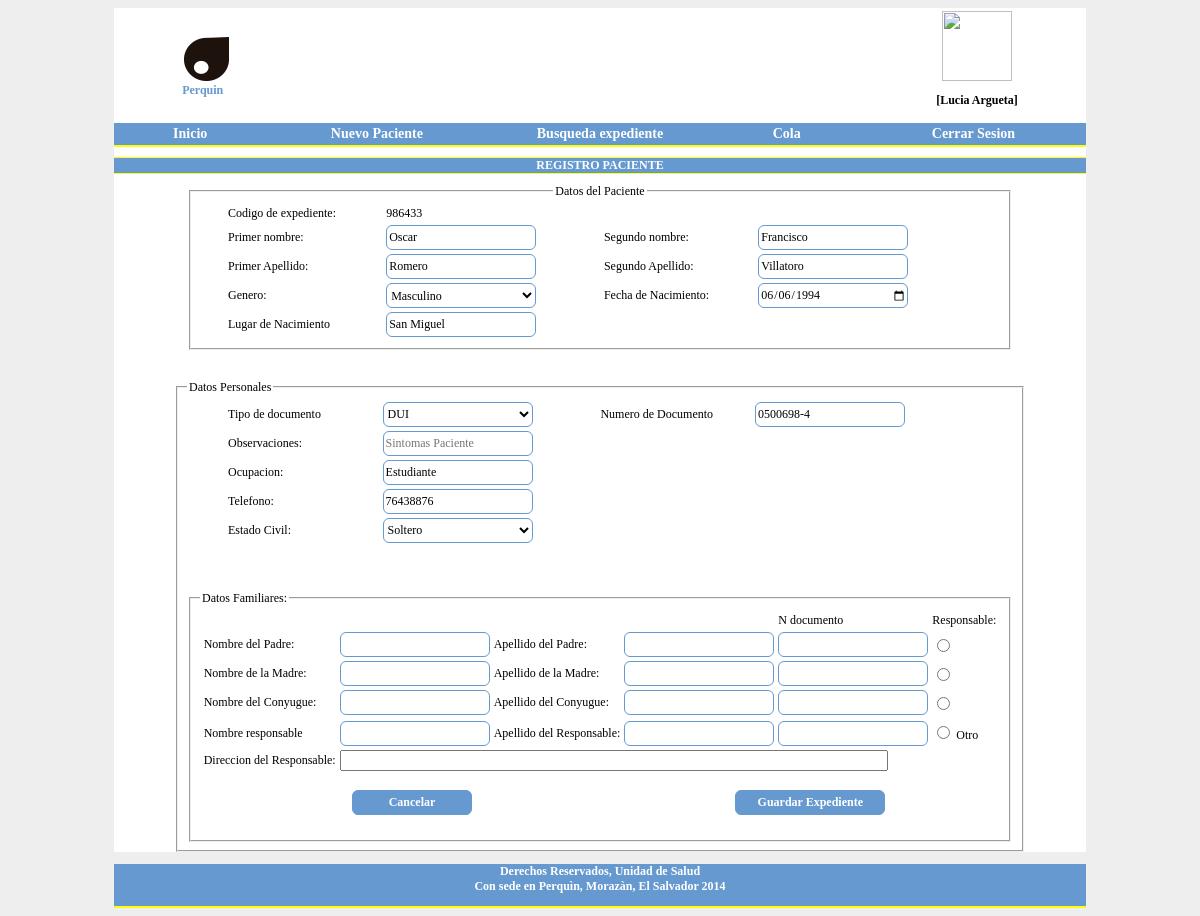
Screenshot of /e_expediente.php?cod_Exp=986433 (signed in) with the database file from the repository.
### tables this page shows
CREATE TABLE `usuario` (
  `nombre_usuario` varchar(100) DEFAULT NULL,
  `id_usuario` int(11) NOT NULL AUTO_INCREMENT,
  `apellido_usuario` varchar(100) DEFAULT NULL,
  `telefono` int(11) DEFAULT NULL,
  `dui` int(11) DEFAULT NULL,
  `direccion` varchar(100) DEFAULT NULL,
  `nombre_user` varchar(100) DEFAULT NULL,
  `contrasena` varchar(100) DEFAULT NULL,
  `estado` int(11) DEFAULT NULL,
  `nivel_usuario` int(11) DEFAULT NULL,
  `cod_doctor` int(11) DEFAULT NULL,
  `foto` varchar(1) NOT NULL,
  PRIMARY KEY (`id_usuario`),
  KEY `cod_doctor` (`cod_doctor`)
);

CREATE TABLE `expediente` (
  `cod_expediente` varchar(20) NOT NULL,
  `primer_Nombre` varchar(100) DEFAULT NULL,
  `segundo_Nombre` varchar(100) DEFAULT NULL,
  `primer_Apellido` varchar(100) DEFAULT NULL,
  `segundo_Apellido` varchar(100) DEFAULT NULL,
  `tipo_documento` varchar(20) DEFAULT NULL,
  `numero_documento` varchar(50) DEFAULT NULL,
  `fecha_hora_creacion` datetime DEFAULT NULL,
  `genero` varchar(1) DEFAULT NULL,
  `Fecha_nac` date DEFAULT NULL,
  `Lugar_nac` varchar(100) DEFAULT NULL,
  `observaciones` varchar(400) DEFAULT NULL,
  `ocupacion` varchar(100) DEFAULT NULL,
  `telefono` int(11) DEFAULT NULL,
  `estado_civil` varchar(100) DEFAULT NULL,
  `id_usuario` int(11) DEFAULT NULL,
  `foto` varchar(200) DEFAULT NULL,
  PRIMARY KEY (`cod_expediente`),
  KEY `id_usuario` (`id_usuario`)
);

### e_expediente.php (the view, shortened to what this page needs)
<?php
	require("config.php");
$user=$_SESSION["registro"];
$comando ="select * from usuario where nombre_user='$user'";
$consulta =mysql_query($comando);
$aDatos= mysql_fetch_array($consulta);
$id_usuario=$aDatos["id_usuario"];
$nombre=$aDatos["nombre_usuario"];
$apellido=$aDatos["apellido_usuario"];
$foto =$aDatos["foto"];
$expediente = "";
if ($_GET){
	$expediente=$_GET['cod_Exp'];
}
function seleccionarOpcionTipo($opcionRegistrada,$tipo){
	if ($opcionRegistrada == $tipo)
		echo "selected";
}
$cmd1 = mysql_query("SELECT * FROM expediente WHERE cod_expediente='$expediente'");
$aDatos1 = mysql_fetch_array($cmd1);
	$primer_Nombre = $aDatos1["primer_Nombre"];
	$segundo_Nombre = $aDatos1["segundo_Nombre"];
	$primer_Apellido = $aDatos1["primer_Apellido"];
	$segundo_Apellido = $aDatos1["segundo_Apellido"];
	$tipo_documento = $aDatos1["tipo_documento"];
	$numero_documento = $aDatos1["numero_documento"];
	$genero = $aDatos1["genero"];
	$Fecha_nac = $aDatos1["Fecha_nac"];
	$Lugar_nac = $aDatos1["Lugar_nac"];
	$observaciones = $aDatos1["observaciones"];
	$ocupacion = $aDatos1["ocupacion"];
	$telefono = $aDatos1["telefono"];
	$estado_civil = $aDatos1["estado_civil"];
$cmd2 = mysql_query("SELECT * FROM pariente_encargado WHERE cod_expediente='$expediente' AND parentesco='PADRE'");
$aDatos2 = mysql_fetch_array($cmd2);
	$nombre_parientep = $aDatos2["nombre_pariente"];
	$apellido_parientep = $aDatos2["apellido_pariente"];
	$numero_documentop = $aDatos2["numero_documento"];
	$domiciliop = $aDatos2["domicilio"];
	$responsablep = $aDatos2["responsable"];
$cmd3 = mysql_query("SELECT * FROM pariente_encargado WHERE cod_expediente='$expediente' AND parentesco='MADRE'");
$aDatos3 = mysql_fetch_array($cmd3);
	$nombre_parientem = $aDatos3["nombre_pariente"];
	$apellido_parientem = $aDatos3["apellido_pariente"];
	$numero_documentom = $aDatos3["numero_documento"];
	$responsablem = $aDatos3["responsable"];
$cmd4 = mysql_query("SELECT * FROM pariente_encargado WHERE cod_expediente='$expediente' AND parentesco='CONYUGUE'");
$aDatos4 = mysql_fetch_array($cmd4);
	$nombre_parientec = $aDatos4["nombre_pariente"];
	$apellido_parientec = $aDatos4["apellido_pariente"];
	$numero_documentoc = $aDatos4["numero_documento"];
	$responsablec = $aDatos4["responsable"];
$cmd5 = mysql_query("SELECT * FROM pariente_encargado WHERE cod_expediente='$expediente' AND parentesco='OTRO'");
$aDatos5 = mysql_fetch_array($cmd5);
	$nombre_parienteo = $aDatos5["nombre_pariente"];
	$apellido_parienteo = $aDatos5["apellido_pariente"];
	$numero_documentoo = $aDatos5["numero_documento"];
	$responsableo = $aDatos5["responsable"];
	echo"
		<div class='menu'>
		<table align='center'>";
			if( $foto == '1' ){
 		echo"
 		<td width='750px'><img src='000.png'><h1 class='h1'>Perquin</h1>
		<td align=center><img src=\"fotoUsuario/".$id_usuario.".jpg\" width=\"70px\" height='70px'  alt=\"\"><br><h3 class='usuario'>[$nombre $apellido] </td>
          ";
	       }else{
     echo"
        <td width='750px'><img src='000.png'><h1 class='h1'>Perquin</h1>
		<td align=center><img src=\"iconos/m.jpg\" width=\"70px\" height='70px' alt=\"\"><br>$nombre $apellido</td>
          ";
}
echo"	</table>
	<table class='lmenu'>
		<tr>
			<td width='100px'><a href='home3.php' class='items'>Inicio</a>
			<td width='150px'><a href='expediente.php' class='items'>Nuevo Paciente</a>
			<td width='150px'><a href='busqueda_expediente.php' class='items'>Busqueda expediente</a>
			<td width='100px'><a href='mostrar_cola_expediente.php' class='items'>Cola</a>
			<td width='150px'><a href='cerrar.php' class='items'>Cerrar Sesion</a>
		</tr>
	</table>
</div>
	";
?>
<center>
<h2 class='h2'>REGISTRO PACIENTE</h2>
<form action="e_expediente.php" name="espediente" method="post" class='fieldset2' onSubmit="return validarForm();">
<fieldset style="width:800px" class='fieldset2' align='center'>
	<legend class='legend'>Datos del Paciente
	</legend>
<table align="center" border="0" style="width:750px">
	<tr>
		<td >Codigo de expediente:</td>
		<td ><?php echo $expediente; ?></td>
	</tr>
	<tr>
		<td >Primer nombre:</td>
		<td ><input type="text" name="pn" class='caja' value="<?php echo $primer_Nombre; ?>" /></td>
		<td >Segundo nombre:</td>
		<td ><input type="text" name="sn" class='caja' value="<?php echo $segundo_Nombre; ?>"/></td>
	</tr>
	<tr>
		<td >Primer Apellido:</td>
		<td ><input type="text" name="pa" class='caja' value="<?php echo $primer_Apellido; ?>"/></td>
		<td >Segundo Apellido:</td>
		<td ><input type="text" name="sa"class='caja' value="<?php echo $segundo_Apellido; ?>"/></td>
	</tr>
	<tr>
		<td>Genero:</td>
		<td><select name="sexo" class='caja'>
				<option value="M" <?php seleccionarOpcionTipo($genero,"M");?>>Masculino</option>
			</select></td>
		<td>Fecha de Nacimiento:</td>
		<td><input type="date" name="fn" class='caja' value="<?php echo $Fecha_nac; ?>"/></td>
	<tr>
    	<td>Lugar de Nacimiento</td>
		<td colspan="3"><input type="text" size="80" name="luNa" class='caja' value="<?php echo $Lugar_nac; ?>"/></td>
	</tr>
</table>
</fieldset>
<br />
<br />
<fieldset style="width:800px" class='fieldset2'>
	<legend class='legend'>Datos Personales</legend>
		<table align="center" border="0" style="width:750px">
			<tr>
				<td width="150">Tipo de documento</td>
				<td width="201">
	   				<select name="documento" class='caja'>
	   					<option value="DUI" <?php seleccionarOpcionTipo($tipo_documento,'DUI');?> >DUI</option>
					</select></td>
				<td width="5">
				<td width="150">Numero de Documento</td>
				<td width="204"><input type="text" name="ndocumento" class='caja' value="<?php echo $numero_documento; ?>"/></td>
				<td width="8"></td>
			</td>
			<tr>
				<td>Observaciones:
				<td width="204"><input type="text" name="obs" placeholder="Sintomas Paciente" class='caja' value="<?php echo $observaciones; ?>"/>
			</tr>
			<tr>
				<td>Ocupacion:
				<td><input type=text class='caja' name="opc" value="<?php echo $ocupacion; ?>"/>
			</tr>
			<tr>
				<td>Telefono:
				<td><input type='text' class='caja' name="tel" value="<?php echo $telefono; ?>"/>
			</tr>
			<tr>
				<td>Estado Civil:
				<td><select class='caja' name="ec" id="civi" onBlur="civil ()">
						<option value="Soltero" <?php seleccionarOpcionTipo($estado_civil,'Soltero');?> >Soltero</option>
					</select>
				</td>
			</tr>
		</table>
<br><br><br>
<fieldset style="width:800px" class='fieldset2'>
  <legend class='legend'>
			Datos Familiares:
		</legend>
		<table border="0" align="center" >
			<tr>
    			<td colspan="4"></td>
         		<td>N documento</td>
        		<td width="25px">Responsable:</td>
    		</tr>
    			<td >Nombre del Padre:</td>
				<td><input type="text" name="nombre_padre" class='caja' id="npadre" value="<?php echo $nombre_parientep; ?>"/></td>
    			<td>Apellido del Padre:</td>
				<td><input type="text" name="apellido_padre" class='caja' value="<?php echo $apellido_parientep; ?>"/></td>
        		<td><input type="text" name="docinfo"  id="docinfo" class='caja' value="<?php echo $numero_documentop; ?>"/></td>
        		<td><input type="radio" name="responsable" value="rp" id="padre" onclick="validar3()" <?php if ($responsablep == 'SI'){echo 'checked="checked"';} ?> /></td>
     		<tr>
    			<td >Nombre de la Madre:</td>
				<td><input type="text" name="nombre_madre" class='caja' value="<?php echo $nombre_parientem; ?>"/>
        		</td><td >Apellido de la Madre:</td>
				<td><input type="text" name="apellido_madre" class='caja' value="<?php echo $apellido_parientem; ?>"/></td>
       			<td><input type="text" name="docinfo2"  id="docinfo2" class='caja' value="<?php echo $numero_documentom; ?>"/></td>
        		<td><input type="radio" value="rm" name="responsable" id="madre"  onclick="validar3()" <?php if ($responsablem == 'SI'){echo 'checked="checked"';} ?>  /></td>
     		</tr>
     		<tr>
    			<td >Nombre del Conyugue:</td>
				<td><input type="text" name="nombre_conyugue" class='caja' id="ncon" value="<?php echo $nombre_parientec; ?>"/></td>
    			<td >Apellido del Conyugue:</td>
				<td><input type="text" name="apellido_conyugue" class='caja' id="acon"  value="<?php echo $apellido_parientec; ?>"/></td>
        		<td><input type="text" name="docinfo3"  id="docinfo3" class='caja' value="<?php echo $numero_documentoc; ?>"/></td>
       			<td><input type="radio" value="rc" name="responsable" id="conyugue"  onclick="validar3()" <?php if ($responsablec == 'SI'){echo 'checked="checked"';} ?> /></td>
     		</tr>
     		<tr>
   			<tr>
        		<td >Nombre responsable</td>
          		<td><input type="text" name="nres" class='caja' id="nres" value="<?php echo $nombre_parienteo; ?>"/></td>
         		<td>Apellido del Responsable:</td>
         		<td><input type="text" name="ares" class='caja' id="ares" value="<?php echo $apellido_parienteo; ?>"/></td>
        		<td><input type="text" name="docinfo4"  id="docinfo4" class='caja' value="<?php echo $numero_documentoo; ?>"/></td>
				<td><input type="radio" value="ro" name="responsable" id="otro" onclick="validares()" <?php if ($responsableo == 'SI'){echo 'checked="checked"';} ?> />
			    Otro</td>
    		</tr>
   			<tr>
    			<td>Direccion del Responsable:</td>
				<td colspan="4"><input type="text" name="direccion_responsable" class='cajal' size=75 value="<?php echo $domiciliop; ?>"/></td>
                <td>&nbsp;</td>
        	</tr>
             <tr>
            	<td colspan="3" align="center"><br><input name="" value="Cancelar" type="button" class='ingresar'  onClick="location.replace('busqueda_expediente.php');"/></td>
	     		<?php echo"
				 <td colspan='3' align='center'><br><input name='btn' value='Guardar Expediente' type='submit' class='ingresar2'/></td>"; ?>
			</tr>
         </table>
         <br>
</fieldset>
</form>
</center>

### estilo.css (style rules this page uses)
* { font-family: verdana; font-size: 12px; }
body { background: #eee; font-family: verdana; font-size: 13px; padding: 0px; }
.h1 { color: #6599cf; margin:auto; text-align: left; }
.caja { background: #fff; border: solid #6599cf 1px; border-radius: 6px; width:150px; height:25px; }
.ingresar { background: #6599cf; color: white; width: 120px; height: 25px; border: solid 1px #6599cf; border-radius: 6px; font-weight: bold; }
.ingresar2 { background: #6599cf; color: white; width: 150px; height: 25px; border: solid 1px #6599cf; border-radius: 6px; font-weight: bold; }
table.lmenu { background: #6599cf; margin: auto; width: 100%; text-align: center; border-bottom: solid 2px yellow; }
.items { text-decoration: none; color: white; font-weight: bold; font-size: 14px; }
.h2 { background: #6599cf; color: white; text-align: center; border-top: yellow solid 1px; border-bottom:yellow solid 1px; }
.usuario { color: black; font-weight: bold; font-size: 12px; }

### rows the page displays
usuario: nombre_usuario "Lucia", apellido_usuario "Argueta"
expediente: pn "Oscar", sn "Francisco", pa "Romero", sa "Villatoro", sexo "Masculino", fn "06/06/1994", luNa "San Miguel", documento "DUI", ndocumento "0500698-4", opc "Estudiante", tel "76438876", ec "Soltero"

### other values shown
$expediente "986433"
